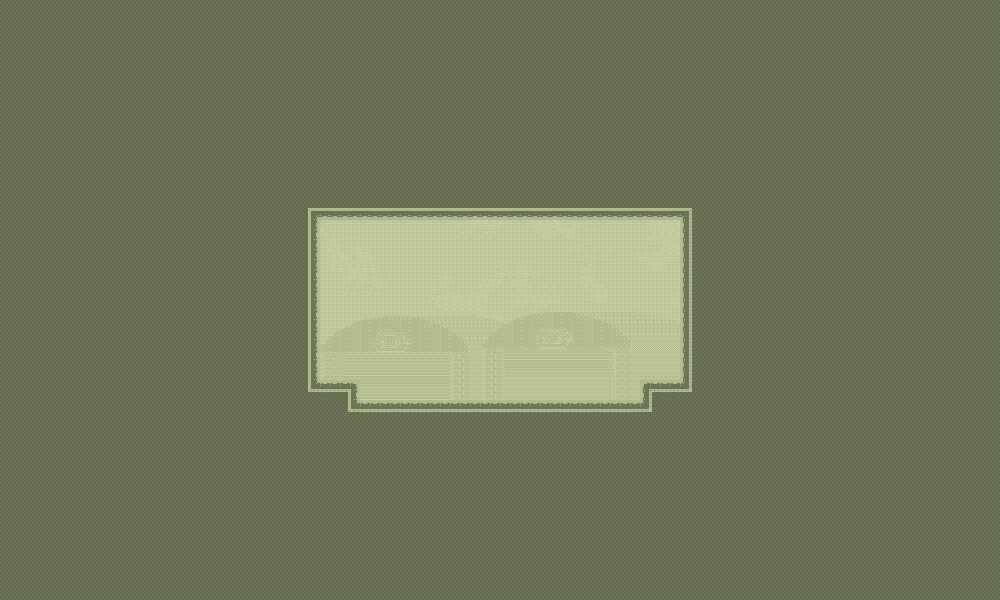

Below is a game level as drawn by its tile map, then a one-line description and the .tmx that defines it (tile-layer data replaced by summaries):
An orthogonal 50x30 tile map with 20x20 px tiles, 3 tile layers (bg, bg2, bg3).

<map version="1.0" orientation="orthogonal" width="50" height="30" tilewidth="20" tileheight="20">
 <tileset firstgid="1" name="bgtiles_military" tilewidth="20" tileheight="20">
  <image source="../../../../../SuperLemonadeFactory1989Content/Lemonade/bgtiles_military.png" width="700" height="500" />
 </tileset>
 <layer name="bg" width="50" height="30">
  <data>[1500 cells, 240 non-empty, 240 distinct tile ids]</data>
 </layer>
 <layer name="bg2" width="50" height="30">
  <data>[1500 cells, 121 non-empty, 121 distinct tile ids]</data>
 </layer>
 <layer name="bg3" width="50" height="30">
  <data>[1500 cells, 1342 non-empty, 27 distinct tile ids]</data>
 </layer>
</map>
